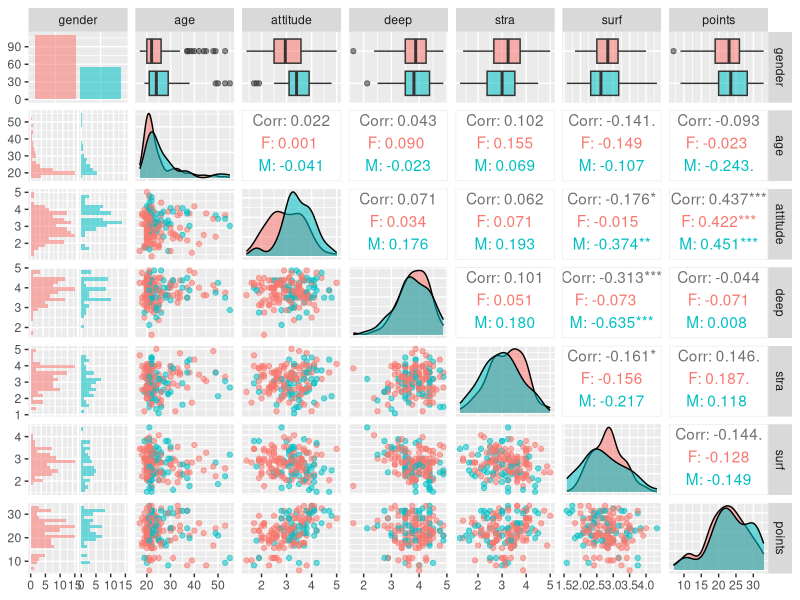
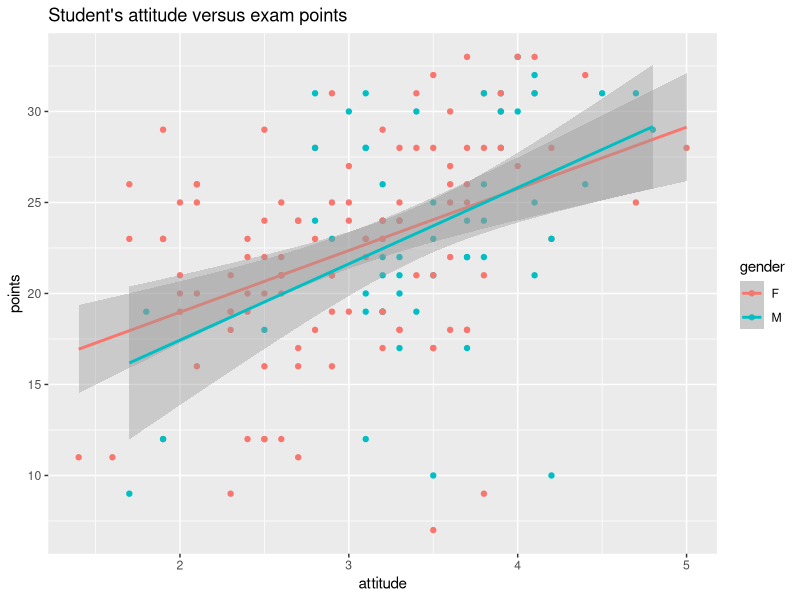

Write R code to recreate these figures, in order.
## ---- chunk 1
learning2014 <- read.csv("data/learning2014.csv",row.names = "X")
dim(learning2014)
str(learning2014)
summary(learning2014)
## ---- chunk 2
library(ggplot2)
library(GGally)
ggpairs(learning2014, mapping = aes(col = gender, alpha = 0.3), lower = list(combo = wrap("facethist", bins = 20)))
## ---- chunk 3
library(ggplot2)
ggplot(learning2014, aes(attitude, points, col = gender)) + 
  geom_point() + 
  geom_smooth(method = "lm") +
  ggtitle("Student's attitude versus exam points")

  
